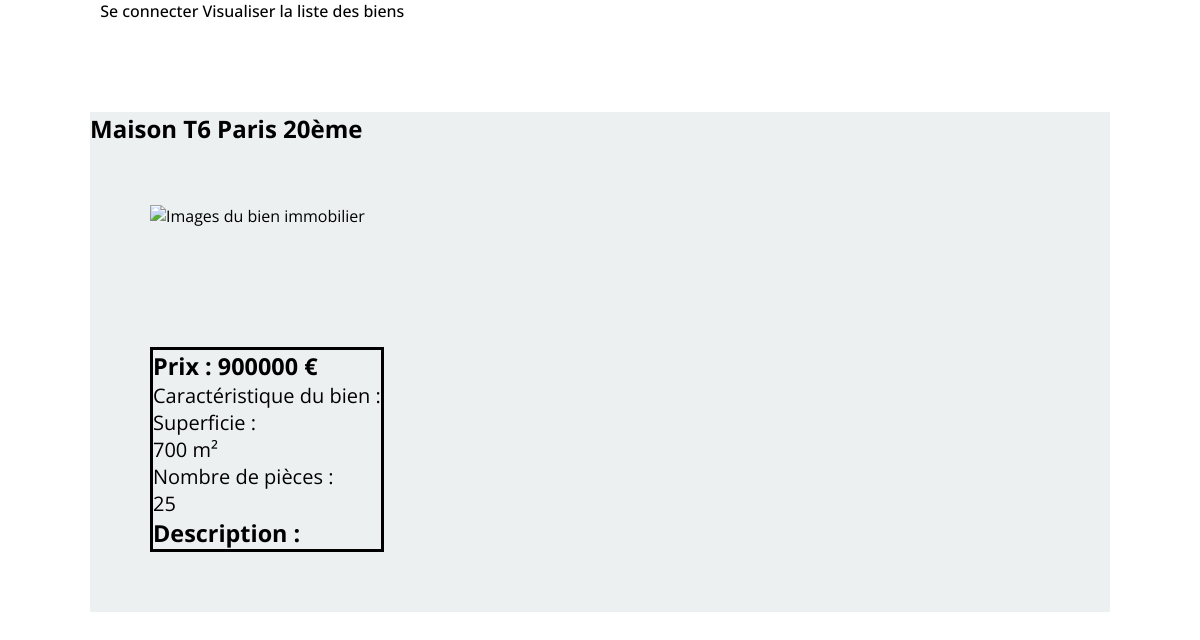
The app's page /vuescontroleurs/descriptionbien.php?reference=20001 with its own data.
### tables this page shows
CREATE TABLE IF NOT EXISTS `biens` (
  `reference` int(10) NOT NULL,
  `ville` varchar(20) NOT NULL,
  `type` varchar(20) NOT NULL,
  `description` varchar(1000) NOT NULL,
  `prix` int(10) NOT NULL,
  `surface` int(10) NOT NULL,
  `nbpiece` int(5) NOT NULL,
  `jardin` tinyint(1) NOT NULL,
  PRIMARY KEY (`reference`),
  KEY `contrainte` (`type`)
);

### modeles/mesFonctionsAccesBDD.php (called while the page is built, shortened)
<?php
function getUnBiens($pdo, $reference){
    $pdostatement=$pdo->prepare("SELECT * FROM biens WHERE reference = :reference");
    $bv1=$pdostatement->bindValue(':reference',$reference, PDO::PARAM_STR);
    $exec=$pdostatement->execute();
    $resultat=$pdostatement->fetch();
    return $resultat;
}

### vuescontroleurs/descriptionbien.php (the view, shortened to what this page needs)
<!DOCTYPE html>
<html>
    <head>
        <?php
        include_once'../inc/entete.inc'
        ?>
        <link rel="stylesheet" href="../css/cssimmo.css" />
    </head>
    <body>
        <?php
        include_once '../modeles/mesFonctionsAccesBDD.php';
        $lePdo = connexionBDD();
        $ref = $_GET['reference'];
        $unbien = getUnBiens($lePdo, $ref);
        ?>
        <div class="content">
            <h2 class="title_bien">Maison T6 Paris 20ème</h2>
            <div id="slider">
                <img src="image/maison9.jpeg"class="img_bien" alt="Images du bien immobilier" >
            </div>
            <aside class="desc">
                <h3><?php echo 'Prix : '.$unbien['prix'] .' €';?></h3>
                <p>Caractéristique du bien :</p>
                <dl>
                    <dt>Superficie :</dt>
                    <dd><?php echo $unbien['surface'] . ' m²';?></dd>
                    <dt>Nombre de pièces :</dt>
                    <dd><?php echo $unbien['nbpiece'] ;?></dd>
                </dl>
                <h3>Description :</h3>
            </aside>
        </div>
    </body>
</html>

### css/cssimmo.css (style rules this page uses)
* { box-sizing: border-box; margin: 0; padding: 0; font-family:'Open Sans', sans-serif; }
body { background-image: url(https://s1.1zoom.me/b5353/208/Houses_Villa_Design_Pools_537090_2560x1440.jpg); }
.content { background-color: #edf0f1; display: flex; flex-wrap: wrap; align-items: center; margin : 90px; }
.desc { display: flex; font-size: 20px; border: solid; margin : 60px; flex-direction: column; }
.img_bien { flex-basis: 40%; max-width: 45%; height: auto; margin : 60px; }
#slider { position: relative; width: 1200px; margin: auto; display: flex; align-items: left; }

### records on screen
biens: prix "900000", surface "700", nbpiece "25"
